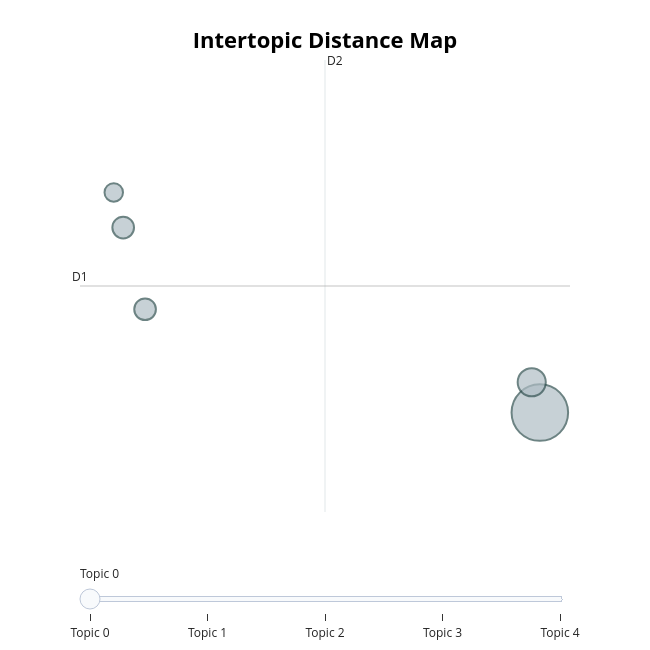

Here is the notebook cell this chart was saved with:
### Code cell
# Term score decline shows how many words meaningfully represent each topic.
term_rank_fig = topic_model.visualize_topics()
term_rank_fig.show()

### Figure 1 — Plotly figure (JSON) as saved in the notebook; plotly's stock layout.template omitted (floating-point values rounded to 4 significant figures)
{"data": [{"customdata": [[0, "money | scam | crypto | will | just", 150], [1, "whatsapp | group | scam | pig | butchering", 37], [2, "scam | pig | butchering | money | funds", 22], [3, "pig | butchering | scam | beware | scams", 22], [4, "butchering | pig | scam | friend | crypto", 16]], "hovertemplate": "<b>Topic %{customdata[0]}</b><br>%{customdata[1]}<br>Size: %{customdata[2]}", "legendgroup": "", "marker": {"color": "#B0BEC5", "line": {"color": "DarkSlateGrey", "width": 2}, "size": [150, 37, 22, 22, 16], "sizemode": "area", "sizeref": 0.09375, "symbol": "circle"}, "mode": "markers", "name": "", "orientation": "v", "showlegend": false, "type": "scatter", "x": [8.963, 8.601, -9.613, -8.637, -10.03], "xaxis": "x", "y": [7.909, 8.272, 10.12, 9.142, 10.54], "yaxis": "y"}], "layout": {"annotations": [{"showarrow": false, "text": "D1", "x": -11.54, "y": 9.42, "yshift": 10}, {"showarrow": false, "text": "D2", "x": -0.6157, "xshift": 10, "y": 12.12}], "height": 650, "hoverlabel": {"bgcolor": "white", "font": {"family": "Rockwell", "size": 16}}, "legend": {"itemsizing": "constant", "tracegroupgap": 0}, "margin": {"t": 60}, "shapes": [{"line": {"color": "#CFD8DC", "width": 2}, "type": "line", "x0": -0.6157, "x1": -0.6157, "y0": 6.723, "y1": 12.12}, {"line": {"color": "#9E9E9E", "width": 2}, "type": "line", "x0": -11.54, "x1": 10.31, "y0": 9.42, "y1": 9.42}], "sliders": [{"active": 0, "pad": {"t": 50}, "steps": [{"args": [{"marker.color": [["red", "#B0BEC5", "#B0BEC5", "#B0BEC5", "#B0BEC5"]]}], "label": "Topic 0", "method": "update"}, {"args": [{"marker.color": [["#B0BEC5", "red", "#B0BEC5", "#B0BEC5", "#B0BEC5"]]}], "label": "Topic 1", "method": "update"}, {"args": [{"marker.color": [["#B0BEC5", "#B0BEC5", "red", "#B0BEC5", "#B0BEC5"]]}], "label": "Topic 2", "method": "update"}, {"args": [{"marker.color": [["#B0BEC5", "#B0BEC5", "#B0BEC5", "red", "#B0BEC5"]]}], "label": "Topic 3", "method": "update"}, {"args": [{"marker.color": [["#B0BEC5", "#B0BEC5", "#B0BEC5", "#B0BEC5", "red"]]}], "label": "Topic 4", "method": "update"}]}], "title": {"font": {"color": "Black", "size": 22}, "text": "<b>Intertopic Distance Map</b>", "x": 0.5, "xanchor": "center", "y": 0.95, "yanchor": "top"}, "width": 650, "xaxis": {"anchor": "y", "domain": [0, 1], "range": [-11.54, 10.31], "title": {"text": ""}, "visible": false}, "yaxis": {"anchor": "x", "domain": [0, 1], "range": [6.723, 12.12], "title": {"text": ""}, "visible": false}}}
